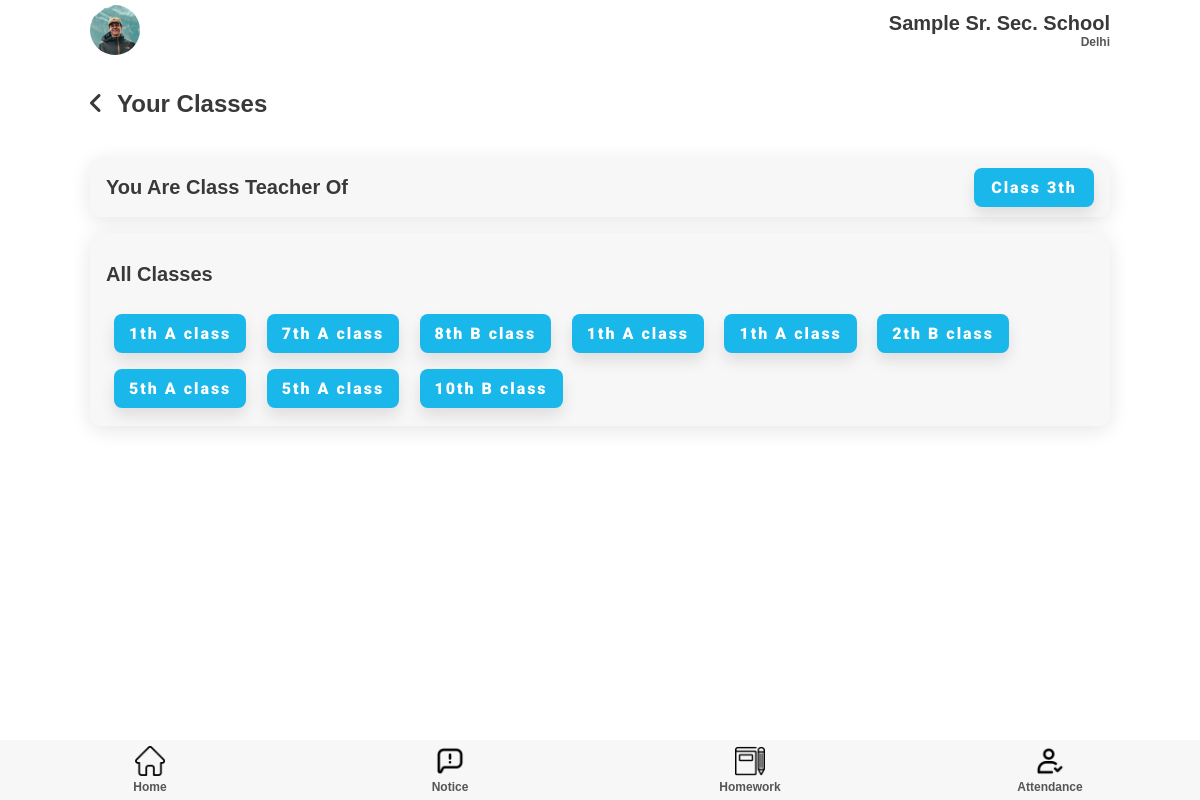
Page /teacher/yourClasses/ (signed in) on the committed database.
### teacher/models.py (models this page shows)
class subject(models.Model):
    subject = models.CharField(max_length=50)
    Class = models.ForeignKey(classSection, on_delete=models.PROTECT)
    teacher = models.ForeignKey(teacher, on_delete=models.PROTECT)

class classSection(models.Model):
    Class = models.IntegerField()
    section = models.CharField(max_length=50)
    teacher = models.OneToOneField(teacher, on_delete=models.PROTECT)

### teacher/views.py (the view)
# urls.py: path('yourClasses/', views.YourClasses, name = 'yourClasses'),
def YourClasses(request):
    classTeacher = classSection.objects.get(teacher=request.user.id)
    classes = subject.objects.filter(teacher=request.user.id)
    print(classes)
    return render(request, 'YourClasses.html', {'class': classTeacher.Class, 'classes': classes})

### templates/teacher/YourClasses.html
{% extends 'attendance.html' %}
{% load static %}
{% block extra-head %}
    <link rel="stylesheet" href="{% static '/css/style.css' %}" />
    <link rel="stylesheet" href="{% static '/css/YourClasses.css' %}" />
{% endblock extra-head %}
{% block content %}
    <section id="main">
      <div class="class-heading">
        <span><i class="fas fa-angle-left"></i></span>
        <h1>Your Classes</h1>
      </div>
      <section class="class-teacher">
        <div class="component-back">
          <h2>You are class teacher of</h2>
          <a href="{% url 'teacher:addStudent' class %}"
            ><button class="btn btn-md">Class {{ class }}th</button></a
          >
        </div>
      </section>
      <section class="All-classes">
        <div class="component-back">
          <div class="all-class-heading"><h2>All classes</h2></div>
          <div class="all-class-buttons">
          {% for class in classes %}
            <a href="{% url 'teacher:classStudentList' class.Class.id %}"
              ><button class="btn btn-md class-btn">{{ class.Class.Class }}th {% if class.Class.section %}{{ class.Class.section }} class{% endif %}</button></a
            >
          {% endfor %}
          </div>
        </div>
      </section>
    </section>
{% endblock content %}

### static/css/style.css (style rules this page uses)
:root { --dark-green: #1ab7ea; --light-green: #9cdabd; --dark-red: #fb3f4a; --light-red: #fb878e; --light-red: #2196f3; --light-grey: #f7f7f8; --dark-grey: #e7e7e8; --dark: #393939; --faded: #555555; --center-width: 85%; }
* { box-sizing: border-box; margin: 0; padding: 0; }
body { font-family: "Arial", sans-serif; -webkit-font-smoothing: antialiased; }
a { text-decoration: none; }
* { margin: 0; padding: 0; }
#main { margin: auto; margin-bottom: 60px; width: 100%; background-color: #fff; }
.menu-list, .component-back { background-color: var(--light-grey); border-radius: 10px; display: flex; justify-content: space-between; align-items: center; margin: 1em 0; padding: 10px 16px; transition: all 0.5s ease 0s; box-shadow: 0px 4px 20px rgba(0, 0, 0, 0.1); }
.btn { display: inline-block; background: var(--dark-green); color: #fff; padding: 10px 15px; min-width: 120px; font-size: 1rem; text-align: center; border: none; cursor: pointer; outline: none; box-shadow: 0px 8px 15px rgba(0, 0, 0, 0.1); transition: all 0.3s ease 0s; border-radius: 8px; letter-spacing: 2px; font-family: "Roboto", sans-serif; font-weight: 900; }
.btn-md { font-size: 1rem; }
h1 { color: var(--dark); text-transform: capitalize; font-size: 24px; font-weight: 600; }
h2 { color: var(--dark); text-transform: capitalize; font-size: 20px; font-weight: 600; }

### static/css/YourClasses.css (style rules this page uses)
.class-heading { width: 85%; margin: 0 auto 40px; display: flex; align-items: center; }
.class-heading h1 { margin-left: 15px; }
.class-heading span { font-size: 24px; color: #393939; }
.class-teacher, .All-classes { width: 85%; margin: 10px auto; }
.All-classes .component-back { display: block; }
.all-class-heading { margin: 20px 0; }
.all-class-buttons { align-items: center; }
.class-btn { margin: 0.5em; background: var(#393939); }

### rows in the picture
subject: Class.Class "1", Class.section "A"
subject: Class.Class "7", Class.section "A"
subject: Class.Class "8", Class.section "B"
subject: Class.Class "1", Class.section "A"
subject: Class.Class "1", Class.section "A"
subject: Class.Class "2", Class.section "B"
subject: Class.Class "5", Class.section "A"
subject: Class.Class "5", Class.section "A"
subject: Class.Class "10", Class.section "B"

### other values in the picture
{{ class }} "3"
